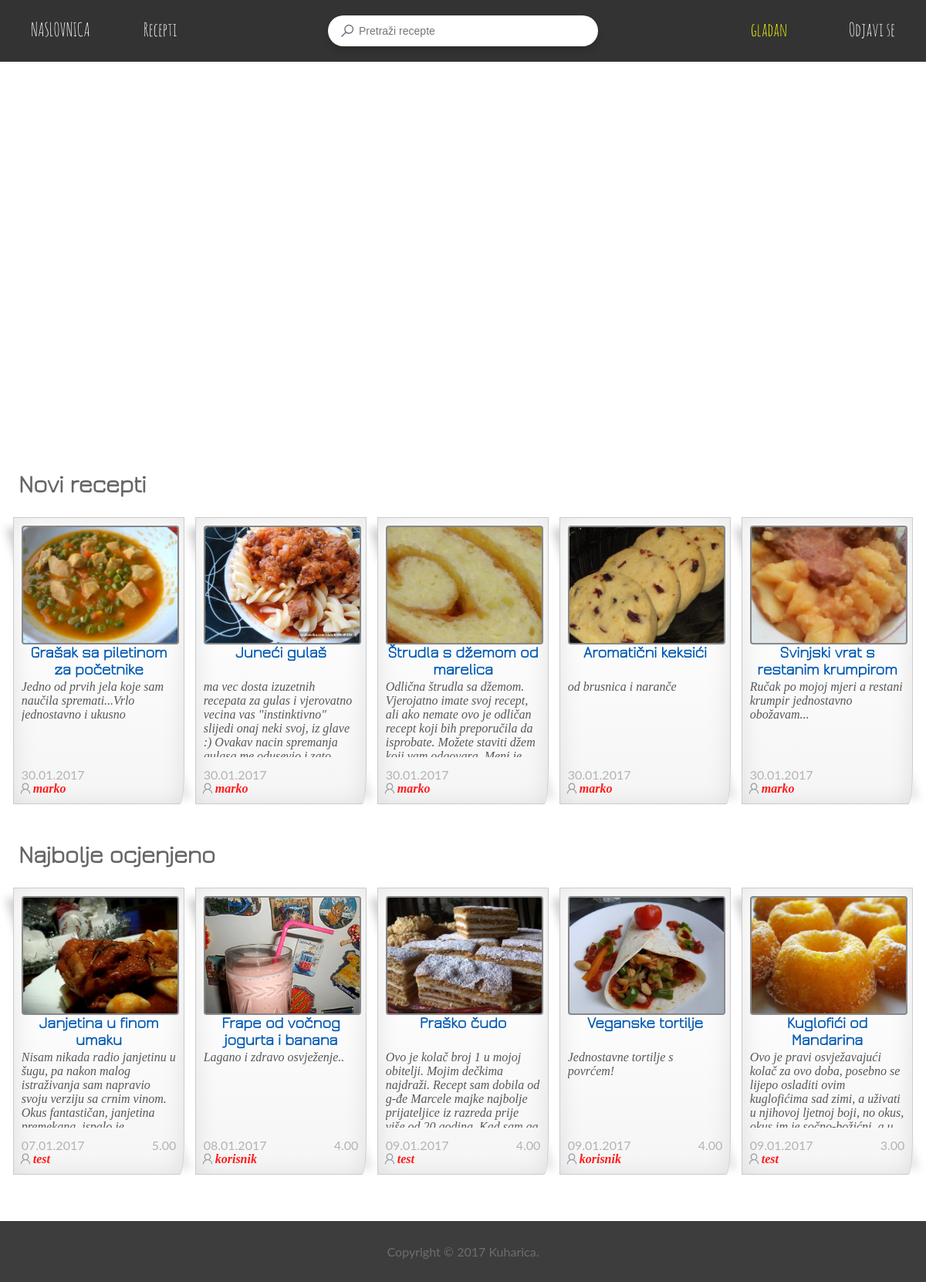
Page / (signed in) on the committed database.
### tables this page shows
CREATE TABLE `slika` (
  `ID_slike` int(11) NOT NULL,
  `ID_recepta` int(11) NOT NULL,
  `Ime_slike` varchar(255) NOT NULL DEFAULT 'no-picture.jpg'
);

CREATE TABLE `recept` (
  `ID_recepta` int(11) NOT NULL,
  `Ime_recepta` varchar(50) NOT NULL,
  `Kratki_opis` text NOT NULL,
  `datum_objave` date NOT NULL,
  `ID_autora` int(11) DEFAULT NULL,
  `Flag` int(11) NOT NULL DEFAULT '0',
  `dozvola` int(2) NOT NULL DEFAULT '0'
);

CREATE TABLE `korisnik` (
  `ID` int(11) NOT NULL,
  `username` varchar(20) NOT NULL,
  `password` varchar(40) NOT NULL,
  `email` varchar(100) NOT NULL,
  `spol` varchar(10) NOT NULL,
  `permission` varchar(10) NOT NULL DEFAULT 'member',
  `join_date` date NOT NULL,
  `last_login` datetime DEFAULT NULL,
  `slika` varchar(50) NOT NULL DEFAULT 'default-profile.jpg'
);

### include/content_box.php (the view, shortened to what this page needs)
<?php
		$query = "SELECT * FROM recept where ID_recepta = '$idRecepta'";
			$result = mysql_query($query);
			while ($row = mysql_fetch_array($result, MYSQL_ASSOC)) {
				$receptDatum = date('d.m.Y', strtotime( $row['datum_objave'] ));
				$receptIme = $row['Ime_recepta'];
				$receptOpis = $row['Kratki_opis'];
			}
		$query = "SELECT Ime_slike FROM slika where ID_recepta = '$idRecepta'";
			$result = mysql_query($query);
			while ($row = mysql_fetch_array($result, MYSQL_ASSOC)) {
				$receptSlika =  $row['Ime_slike'];
			}
		$query = "SELECT username, join_date, spol, last_login FROM korisnik INNER JOIN recept ON (recept.ID_autora=korisnik.ID) WHERE ID_recepta = '$idRecepta'";
			$result = mysql_query($query);
			while ($row = mysql_fetch_array($result, MYSQL_ASSOC)) {
				$receptUsername =  $row['username'];
				$spol = $row['spol'];
				$receptJoinD =  date('d.m.Y', strtotime( $row['join_date'] ));
				$receptLastL =  date('d.m.Y H:i', strtotime( $row['last_login'] ));
			}
		$query = "SELECT count(*) as BrRecepata FROM korisnik INNER JOIN recept ON (recept.ID_autora=korisnik.ID) WHERE username = '$receptUsername'";
			$result = mysql_query($query);
			while ($row = mysql_fetch_array($result, MYSQL_ASSOC)) {
				$BrRecepata =  $row['BrRecepata'];
			}
	$query = "SELECT ROUND(AVG(ocjena.ocjena),2) AS prosjek FROM recept INNER JOIN ocjena ON (ocjena.id_recepta=recept.ID_recepta) WHERE recept.ID_recepta = '$idRecepta'";
	$result = mysql_query($query);
	$receptRating =  mysql_fetch_array($result, MYSQL_ASSOC)['prosjek'];
	$query = "SELECT slika FROM korisnik WHERE username='".$receptUsername."'";
		$result = mysql_query($query);
		while ($row = mysql_fetch_array($result, MYSQL_ASSOC)) {
			$slikaProf=$row['slika'];
		}?>
<div class="box1" style="display: table; margin: 0 auto; width:85%">
	<?php echo "<a href=\"recept.php?id={$idRecepta}\" style='text-decoration: none;'>"; ?>
		<div style="height: 150px; width:100%;background-size:cover; border-radius:4px; background-color:#ccc;
					background-position: center center; background-image: url('images/<?php echo $receptSlika; ?>');border: solid 2px #888888;"></div>
	<?php
		echo "<div class='text-center' style=' height:30px; font-weight: bold; font-size: 130%; color:#0059b3'>{$receptIme}</div>";
		echo "<p style='overflow:auto; height:100px; width:auto;color:#585858 ; font-weight: normal; font-family: Georgia, serif; font-style: italic;'>{$receptOpis}</p>";?></a>
	<div style="color: #b3b3b3;vertical-align: top; width:100%; margin: -3px 0px 0px 0px;">
		<span style="flaot:left"><?php echo "{$receptDatum}"; ?></span> <?php if (!$_SESSION['potrebnaForma']) {?><span style="float:right"><?php echo $receptRating ?></span><?php }?>
		 <br/>
		<span style="color: #ff1a1a; font-family: Georgia, serif; font-style: italic;">
			<div class="search-option" style="position:relative; float:left">
				<div style="margin-left:10px;margin-right:-15px;margin-top:-11px">
					<svg class="edit-pen-title">
						  <use xmlns:xlink="http://www.w3.org/1999/xlink" xlink:href="#user"></use>
					</svg>
				</div>
			</div>
		<span style="cursor: pointer;" onclick="profil('<?php echo $receptUsername; ?>','<?php echo $slikaProf; ?>',' &emsp;<?php echo $spol; ?>',' &emsp;<?php echo $receptJoinD; ?>',' &emsp;<?php echo $receptLastL; ?>',' &emsp;<?php echo $BrRecepata; ?>');"><?php echo "<b>{$receptUsername} </b>"; ?></span>
		</span>
	</div>
</div>

### index.php (shortened to what this page needs)
<?php
	if (!($_SESSION['potrebnaForma'])) {
	$query = "SELECT ID_recepta FROM recept WHERE flag=1 ORDER BY datum_objave DESC";
	$result = mysql_query($query);
	$receptIDArrayDate = Array();
	while ($row = mysql_fetch_array($result, MYSQL_ASSOC)) {
		$receptIDArrayDate[] =  $row['ID_recepta'];
	}
	$query = "SELECT recept.ID_recepta, AVG(ocjena.ocjena) AS prosjek FROM recept LEFT OUTER JOIN ocjena ON (ocjena.id_recepta=recept.ID_recepta) WHERE flag=1 GROUP BY recept.ID_recepta ORDER BY prosjek DESC";
	$result = mysql_query($query);
	$receptIDArrayRating = Array();
	while ($row = mysql_fetch_array($result, MYSQL_ASSOC)) {
		$receptIDArrayRating[] =  $row['ID_recepta'];
	}
	}
?>
<html>
<head>
	<link href="css/style.css" rel="stylesheet">
	<link href="css/grid.css" rel="stylesheet" media="all">
	<link href="css/hover.css" rel="stylesheet" media="all">
	<link href="//maxcdn.bootstrapcdn.com/font-awesome/4.2.0/css/font-awesome.min.css" rel="stylesheet" media="all">
</head>
<body>
	<?php include 'include/header.php'; ?>
	<div class="alert" id="obavijestIndex" style="margin:2px 20px 0 20px;text-align:center; height:20px; opacity:0.9"></div>
		<div style="height:55%"></div>
			<div style="margin-left:2%; cursor:pointer;"><br/><br/><h1 onclick="location.href='recepti.php?search=&type=recepti&sortby=datum&poredak=desc&num=10';" style="float:left;">Novi recepti</h1></div>
			<div class="grid" style="float:left; margin: 10px 10px 10px 10px; min-width:98%">
				<?php  for($i = 0; $i <= 4 AND $i<count($receptIDArrayDate); $i++){
				$idRecepta = $receptIDArrayDate[$i];			?>
				<div class="col-1-5">
					<div class="module">
						<?php include("include/content_box.php"); ?>
					</div>
				</div>
				<?php } ?>
			</div>
			<div style="float: left; height:40px; width:100%"></div>
		<?php if (!$_SESSION['potrebnaForma']) {?>
		<div style="margin-left:2%;cursor:pointer;"><br/><br/><h1 onclick="location.href='recepti.php?search=&type=recepti&sortby=ocjena&poredak=desc&num=10';" style="float:left;">Najbolje ocjenjeno</h1></div>
			<div class="grid" style="float:left; margin: 10px 10px 10px 10px;min-width:98%">
				<?php  for($i = 0; $i <= 4 AND $i<count($receptIDArrayDate); $i++){
				$idRecepta = $receptIDArrayRating[$i];			?>
				<div class="col-1-5">
					<div class="module">
						<?php include("include/content_box.php"); ?>
					</div>
				</div>
			<?php } ?>
			</div>
		<?php } ?>
		<?php include 'include/footer.php'; ?>
</body>
</html>

### css/style.css (style rules this page uses)
h1, h2, h3, h4, h5, h6 { margin: 0 0 15px; font-weight: bold; font-family: Jura; }
html, body { height: 100% }
html { background: url(Pics/background.jpg) no-repeat center center fixed; -webkit-background-size: cover; -moz-background-size: cover; -o-background-size: cover; background-size: cover; }
body { color: #666666; font-family: 'Lato', sans-serif; }
a { -moz-transition: 0.3s; -o-transition: 0.3s; -webkit-transition: 0.3s; transition: 0.3s; color: #333; text-decoration: none; font-family: Jura; font-weight: bold; }
body { position:relative }
html, body { padding: 0; margin: 0; }
.alert { padding: 15px; margin-bottom: 20px; border: 1px solid transparent; border-radius: 4px; }
.box1 { margin: 20px; padding: 10px; min-height: 200px; position:relative; display: inline-block; background: -webkit-gradient(linear, 0% 20%, 0% 1000%, from(#fff), to(#fff), color-stop(.1,#f3f3f3)); border: 1px solid #ccc; -webkit-box-shadow: 0px 3px 30px rgba(0, 0, 0, 0.1) inset; -webkit-border-bottom-right-radius: 6px 50px; }
.box1:before { content: ''; width: 50px; height: 100px; position:absolute; bottom:0; right:0; -webkit-box-shadow: 20px 20px 10px rgba(0, 0, 0, 0.1); z-index:-1; -webkit-transform: translate(-35px,-40px) skew(0deg,30deg) rotate(-25deg); }
.box1:after { content: ''; width: 100px; height: 100px; top:0; left:0; position:absolute; display: inline-block; z-index:-1; -webkit-box-shadow: -10px -10px 10px rgba(0, 0, 0, 0.2); -webkit-transform: rotate(2deg) translate(20px,25px) skew(20deg); }
.search-option { position: absolute; text-align: right; top: 10px; right: 15px; }
.search-option div { position: relative; display: inline-block; margin: 0 1px; cursor: pointer; }
.search-option div svg { height: 20px; width: 20px; fill: #5a6674; opacity: 0.6; -webkit-transition: all .2s ease-in-out; transition: all .2s ease-in-out; pointer-events: none; }

### css/grid.css (style rules this page uses)
.col-1-5 { width: 20%; }
.module { padding: $pad; }
.text-center { text-align: center; }

### rows in the picture
slika: Ime_slike (picture)
recept: Ime_recepta "Grašak sa piletinom za početnike", Kratki_opis "Jedno od prvih jela koje sam naučila spremati...Vrlo jednostavno i ukusno", datum_objave "30.01.2017"
korisnik: username "marko"
slika: Ime_slike (picture)
recept: Ime_recepta "Juneći gulaš", Kratki_opis "ma vec dosta izuzetnih recepata za gulas i vjerovatno vecina vas \"instinktivno\" slijedi onaj neki svoj, iz glave :) Ovakav nacin spremanja…", datum_objave "30.01.2017"
slika: Ime_slike (picture)
recept: Ime_recepta "Štrudla s džemom od marelica", Kratki_opis "Odlična štrudla sa džemom. Vjerojatno imate svoj recept, ali ako nemate ovo je odličan recept koji bih preporučila da isprobate. Možete staviti džem…", datum_objave "30.01.2017"
slika: Ime_slike (picture)
recept: Ime_recepta "Aromatični keksići", Kratki_opis "od brusnica i naranče", datum_objave "30.01.2017"
slika: Ime_slike (picture)
recept: Ime_recepta "Svinjski vrat s restanim krumpirom", Kratki_opis "Ručak po mojoj mjeri a restani krumpir jednostavno obožavam...", datum_objave "30.01.2017"
slika: Ime_slike (picture)
recept: Ime_recepta "Janjetina u finom umaku", Kratki_opis "Nisam nikada radio janjetinu u šugu, pa nakon malog istraživanja sam napravio svoju verziju sa crnim vinom. Okus fantastičan, janjetina…", datum_objave "07.01.2017"
korisnik: username "test"
slika: Ime_slike (picture)
recept: Ime_recepta "Frape od vočnog jogurta i banana", Kratki_opis "Lagano i zdravo osvježenje..", datum_objave "08.01.2017"
korisnik: username "korisnik"
slika: Ime_slike (picture)
recept: Ime_recepta "Praško čudo", Kratki_opis "Ovo je kolač broj 1 u mojoj obitelji. Mojim dečkima najdraži. Recept sam dobila od g-đe Marcele majke najbolje prijateljice iz razreda prije…", datum_objave "09.01.2017"
slika: Ime_slike (picture)
recept: Ime_recepta "Veganske tortilje", Kratki_opis "Jednostavne tortilje s povrćem!", datum_objave "09.01.2017"
slika: Ime_slike (picture)
recept: Ime_recepta "Kuglofići od Mandarina", Kratki_opis "Ovo je pravi osvježavajući kolač za ovo doba, posebno se lijepo osladiti ovim kuglofićima sad zimi, a uživati u njihovoj ljetnoj boji, no okus,…", datum_objave "09.01.2017"

### other values in the picture
$_SESSION['user'] "gladan"
$receptRating "5.00"
$receptRating "4.00"
$receptRating "3.00"
